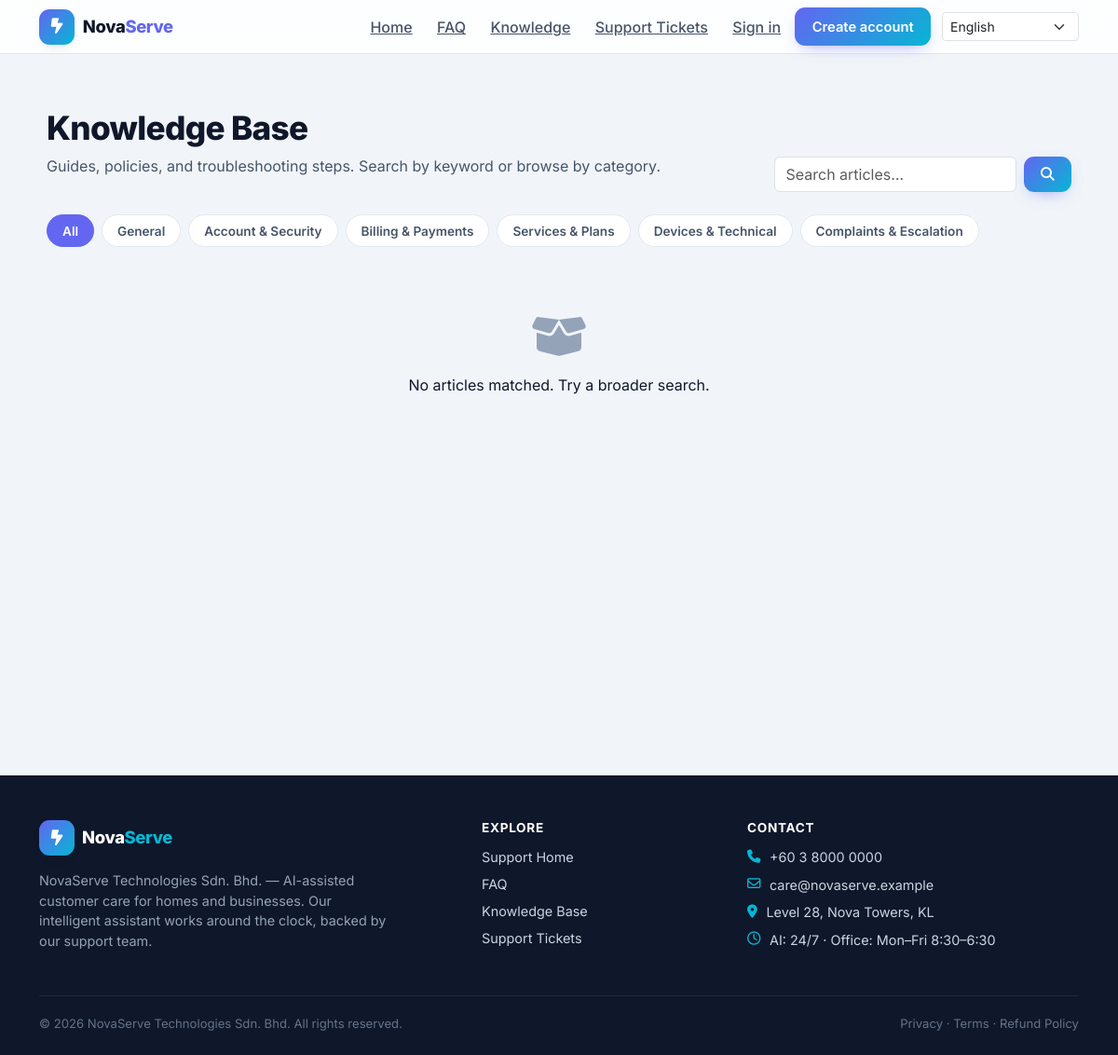
The app's page /knowledge.php with its own data.
### tables this page shows
CREATE TABLE categories (
  id       INT UNSIGNED AUTO_INCREMENT PRIMARY KEY,
  name     VARCHAR(120) NOT NULL UNIQUE,
  scope    ENUM('faq','knowledge','both') NOT NULL DEFAULT 'both',
  sort     INT NOT NULL DEFAULT 0,
  is_active TINYINT(1) NOT NULL DEFAULT 1,
  created_at DATETIME NOT NULL DEFAULT CURRENT_TIMESTAMP
);

### includes/helpers.php (called while the page is built, shortened)
<?php
require_once __DIR__ . '/bootstrap.php';
function e(?string $value): string
{
    return htmlspecialchars((string) $value, ENT_QUOTES | ENT_SUBSTITUTE, 'UTF-8');
}
function url(string $path = ''): string
{
    $base = rtrim(app_base(), '/');
    return $base . '/' . $path;
}

### includes/bootstrap.php (called while the page is built, shortened)
<?php
require_once __DIR__ . '/../config/db.php';
function app_base(): string
{
    if (defined('APP_URL') && APP_URL !== '') {
        return APP_URL;
    }
    $script = str_replace('\\', '/', dirname($_SERVER['SCRIPT_NAME'] ?? '/'));
    return rtrim($script, '/');
}

### config/db.php (called while the page is built, shortened)
<?php
function db(): PDO
{
    static $pdo = null;
    if ($pdo instanceof PDO) {
        return $pdo;
    }
    $cfgFile = __DIR__ . '/install_config.php';
    if (is_file($cfgFile)) {
        $cfg = require $cfgFile;
        $host = $cfg['db_host'] ?? DB_HOST;
        $port = $cfg['db_port'] ?? DB_PORT;
        $name = $cfg['db_name'] ?? DB_NAME;
        $user = $cfg['db_user'] ?? DB_USER;
        $pass = $cfg['db_pass'] ?? DB_PASS;
    } else {
        $host = DB_HOST;
        $port = DB_PORT;
        $name = DB_NAME;
        $user = DB_USER;
        $pass = DB_PASS;
    }
    $dsn = "mysql:host={$host};port={$port};dbname={$name};charset=utf8mb4";
    try {
        $pdo = new PDO($dsn, $user, $pass, [
            PDO::ATTR_ERRMODE            => PDO::ERRMODE_EXCEPTION,
            PDO::ATTR_DEFAULT_FETCH_MODE => PDO::FETCH_ASSOC,
            PDO::ATTR_EMULATE_PREPARES   => false,
        ]);
    } catch (PDOException $e) {
        error_log('DB connection failed: ' . $e->getMessage());
        http_response_code(500);
        if (APP_DEBUG) {
            exit('Database connection failed: ' . htmlspecialchars($e->getMessage()));
        }
        exit('Something went wrong. Please try again later.');
    }
    return $pdo;
}

### knowledge.php (the view, shortened to what this page needs)
<?php
$q   = trim($_GET['q'] ?? '');
$cat = (int) ($_GET['category'] ?? 0);
$articleId = (int) ($_GET['article'] ?? 0);
$categories = db()->query("SELECT * FROM categories WHERE scope IN ('knowledge','both') AND is_active = 1 ORDER BY sort")->fetchAll();
if ($articleId > 0) {
    $s = db()->prepare("SELECT a.*, c.name AS category_name FROM knowledge_articles a LEFT JOIN categories c ON c.id = a.category_id WHERE a.id = :id LIMIT 1");
    $s->execute([':id' => $articleId]);
    $article = $s->fetch();
    if ($article) {
        db()->prepare('UPDATE knowledge_articles SET view_count = view_count + 1 WHERE id = :id')->execute([':id' => $articleId]);
        $rel = db()->prepare("SELECT a.id, a.title, a.summary FROM knowledge_articles a WHERE a.category_id = :c AND a.id != :id AND a.status = 'published' LIMIT 4");
        $rel->execute([':c' => $article['category_id'] ?: 0, ':id' => $articleId]);
        $related = $rel->fetchAll();
    } else {
        $article = null;
        $related = [];
    }
} else {
    $article = null; $related = [];
}
if (!$article) {
    $where = ["a.status = 'published'"];
    $params = [];
    $stmt = db()->prepare('SELECT a.*, c.name AS category_name FROM knowledge_articles a LEFT JOIN categories c ON c.id = a.category_id
        WHERE ' . implode(' AND ', $where) . ' ORDER BY a.view_count DESC, a.id ASC');
    $stmt->execute($params);
    $articles = $stmt->fetchAll();
} else {
    $articles = [];
}
require __DIR__ . '/includes/header.php';
if ($article): ?>
<div class="container ns-page">
  <nav class="ns-breadcrumb" aria-label="breadcrumb">
    <a href="<?= url('knowledge.php') ?>">Knowledge Base</a>
    <i class="fa-solid fa-chevron-right"></i>
    <span><?= e($article['title']) ?></span>
  </nav>
  <article class="ns-article">
    <div class="ns-article-meta">
      <?php if ($article['category_name']): ?><span class="ns-tag-mute"><?= e($article['category_name']) ?></span><?php endif; ?>
      <span class="text-muted"><i class="fa-regular fa-eye me-1"></i><?= $article['view_count'] ?> views</span>
    </div>
    <h1 class="ns-h1"><?= e($article['title']) ?></h1>
    <?php if ($article['summary']): ?><p class="ns-lead"><?= e($article['summary']) ?></p><?php endif; ?>
    <div class="ns-article-body">
      <?php
        $content = (string) $article['content'];
        $content = preg_replace('/\*\*(.+?)\*\*/', '<strong>$1</strong>', $content);
        $content = preg_replace('/^### (.*)/m', '<h4>$1</h4>', $content);
        $content = preg_replace('/^## (.*)/m', '<h3>$1</h3>', $content);
        $content = preg_replace('/^# (.*)/m', '<h2>$1</h2>', $content);
        echo $content;
      ?>
    </div>
    <?php if ($article['tags']): ?>
      <div class="ns-tags d-flex flex-wrap gap-2 mt-3">
        <?php foreach (explode(',', $article['tags']) as $tag): if (trim($tag)): ?><span class="ns-chip-static"><?= e(trim($tag)) ?></span><?php endif; endforeach; ?>
      </div>
    <?php endif; ?>
  </article>
  <?php if ($related): ?>
    <div class="ns-related mt-4">
      <h4 class="ns-h3">Related articles</h4>
      <div class="row g-3">
        <?php foreach ($related as $r): ?>
          <div class="col-md-6 col-lg-4"><a class="ns-related-card" href="<?= url('knowledge.php?article=' . $r['id']) ?>">
            <strong><?= e($r['title']) ?></strong><span><?= e($r['summary']) ?></span></a></div>
        <?php endforeach; ?>
      </div>
    </div>
  <?php endif; ?>
</div>
<?php else: ?>
<div class="container ns-page">
  <div class="ns-page-head">
    <div><h1 class="ns-h1">Knowledge Base</h1>
      <p class="ns-lead">Guides, policies, and troubleshooting steps. Search by keyword or browse by category.</p></div>
    <form class="ns-faq-search" method="get" action="">
      <input type="search" name="q" value="<?= e($q) ?>" placeholder="Search articles…" class="form-control" aria-label="Search knowledge base">
      <button class="ns-btn-cta" type="submit"><i class="fa-solid fa-magnifying-glass"></i></button>
    </form>
  </div>
  <div class="ns-cat-row">
    <a class="ns-cat-chip <?= $cat === 0 ? 'is-active' : '' ?>" href="<?= url('knowledge.php') ?>">All</a>
    <?php foreach ($categories as $c): ?>
      <a class="ns-cat-chip <?= $cat == $c['id'] ? 'is-active' : '' ?>" href="<?= url('knowledge.php?category=' . $c['id']) ?>"><?= e($c['name']) ?></a>
    <?php endforeach; ?>
  </div>
  <?php if (!$articles): ?>
    <div class="ns-empty text-center py-5"><i class="fa-solid fa-box-open ns-empty-ico"></i>
      <p>No articles matched<?= $q ? ' "' . e($q) . '"' : '' ?>. Try a broader search.</p></div>
  <?php endif; ?>
</div>
<?php endif; ?>
<?php require __DIR__ . '/includes/footer.php'; ?>

### assets/css/style.css (style rules this page uses)
:root { --ns-indigo: #6366f1; --ns-indigo-dark: #4f46e5; --ns-cyan: #06b6d4; --ns-green: #10b981; --ns-amber: #f59e0b; --ns-rose: #f43f5e; --ns-violet: #8b5cf6; --ns-ink: #0f172a; --ns-ink-soft: #475569; --ns-muted: #94a3b8; --ns-line: #e2e8f0; --ns-surface: #ffffff; --ns-surface-2: #f8fafc; --ns-bg: #f1f5f9; --ns-grad: linear-gradient(135deg, #6366f1 0%, #06b6d4 100%); --ns-radius: 14px; --ns-radius-lg: 20px; --ns-shadow: 0 10px 30px -12px rgba(15, 23, 42, .25); --ns-shadow-sm: 0 4px 14px -6px rgba(15, 23, 42, .2); }
* { box-sizing: border-box; }
body.ns-customer { font-family: 'Inter', system-ui, -apple-system, sans-serif; background: var(--ns-bg); color: var(--ns-ink); margin: 0; line-height: 1.5; }
.ns-btn-cta { display: inline-flex; align-items: center; justify-content: center; gap: .35rem; background: var(--ns-grad); color: #fff; border: none; border-radius: 11px; padding: .6rem 1.15rem; font-weight: 600; font-size: .92rem; cursor: pointer; transition: transform .15s, box-shadow .15s; text-decoration: none; box-shadow: 0 6px 18px -8px rgba(99,102,241,.7); }
.ns-page { max-width: 1100px; margin: 0 auto; padding: 32px 0; }
.ns-page-head { display: flex; justify-content: space-between; align-items: flex-end; flex-wrap: wrap; gap: 1rem; margin-bottom: 1.5rem; }
.ns-h1 { font-weight: 800; letter-spacing: -.02em; font-size: clamp(1.6rem, 4vw, 2.2rem); color: var(--ns-ink); }
.ns-lead { color: var(--ns-ink-soft); }
.ns-faq-search { display: flex; gap: .5rem; }
.ns-faq-search input { min-width: 240px; }
.ns-cat-row { display: flex; gap: .5rem; flex-wrap: wrap; margin-bottom: 1.5rem; }
.ns-cat-chip { background: var(--ns-surface); border: 1px solid var(--ns-line); color: var(--ns-ink-soft); padding: .4rem 1rem; border-radius: 30px; font-size: .85rem; font-weight: 600; text-decoration: none; transition: .15s; }
.ns-cat-chip.is-active { background: var(--ns-indigo); color: #fff; border-color: var(--ns-indigo); }
.ns-empty { padding: 3rem 1rem; }
.ns-empty-ico { font-size: 3rem; color: var(--ns-muted); margin-bottom: 1rem; display: block; }

### records on screen
categories: name "General"
categories: name "Account & Security"
categories: name "Billing & Payments"
categories: name "Services & Plans"
categories: name "Devices & Technical"
categories: name "Complaints & Escalation"
